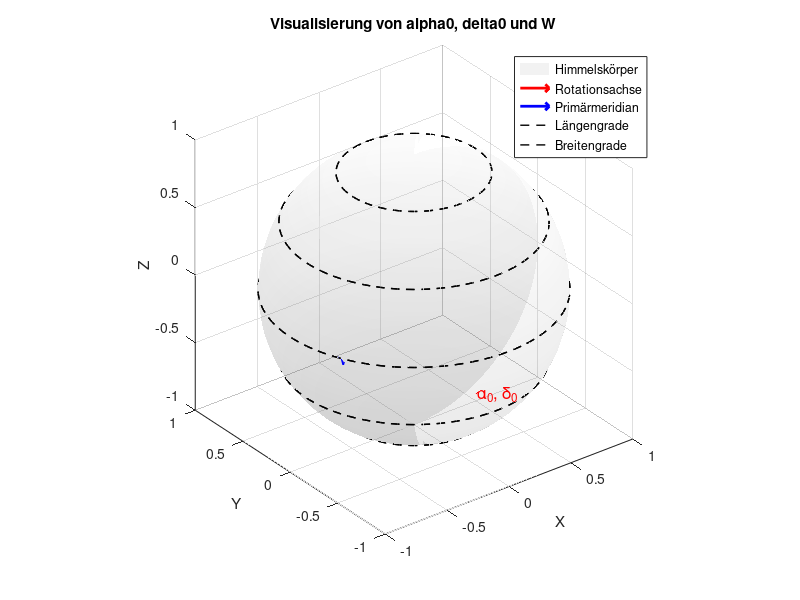

Here is the MATLAB script that generated this plot:
% MATLAB Skript zur Visualisierung von alpha0, delta0 und W

% Clear workspace and command window
clear;
clc;

% Parameterdefinitionen (Beispielwerte für einen Himmelskörper)
alpha0 = 257.31;  % Rektaszension des Nordpols in Grad
delta0 = -15.18;  % Deklination des Nordpols in Grad
W = 203.81;       % Längengrad des Primärmeridians in Grad

% Konvertierung der Winkel in Bogenmaß für Plotfunktionen
alpha0_rad = deg2rad(alpha0);
delta0_rad = deg2rad(delta0);
W_rad = deg2rad(W);

% Erstellen einer Kugel zur Darstellung des Himmelskörpers
[x, y, z] = sphere(50);

% Figur zur Darstellung des Himmelskörpers
figure;
surf(x, y, z, 'FaceAlpha', 0.1, 'EdgeColor', 'none');
hold on;
axis equal;
colormap gray;
title('Visualisierung von alpha0, delta0 und W');

% Plot der Rotationsachse
quiver3(0, 0, 0, cos(delta0_rad) * cos(alpha0_rad), cos(delta0_rad) * sin(alpha0_rad), sin(delta0_rad), 1, 'r', 'LineWidth', 2);
text(cos(delta0_rad) * cos(alpha0_rad), cos(delta0_rad) * sin(alpha0_rad), sin(delta0_rad), '\alpha_0, \delta_0', 'FontSize', 12, 'Color', 'r');

% Plot des Primärmeridians
quiver3(0, 0, 0, cos(W_rad), sin(W_rad), 0, 1, 'b', 'LineWidth', 2);
text(cos(W_rad), sin(W_rad), 0, 'W', 'FontSize', 12, 'Color', 'b');

% Beschriftung der Achsen
xlabel('X');
ylabel('Y');
zlabel('Z');

% Großkreise für alpha (Längengrade)
alpha_values = deg2rad([0, 30, 60, 90, -30, -60, -90]);
theta = linspace(0, 2*pi, 100);
for alpha = alpha_values
    x_gc = cos(alpha) * cos(theta);
    y_gc = cos(alpha) * sin(theta);
    z_gc = sin(alpha) * ones(size(theta));
    plot3(x_gc, y_gc, z_gc, 'k--', 'LineWidth', 1);
end

% Großkreise für delta (Breitengrade)
delta_values = deg2rad([0, 30, 60, 90, -30, -60, -90]);
for delta = delta_values
    x_gc = cos(theta) .* cos(delta);
    y_gc = sin(theta) .* cos(delta);
    z_gc = sin(delta) * ones(size(theta));
    plot3(x_gc, y_gc, z_gc, 'k--', 'LineWidth', 1);
end

% Hinzufügen einer Legende
legend({'Himmelskörper', 'Rotationsachse', 'Primärmeridian', 'Längengrade', 'Breitengrade'}, 'Location', 'northeast');

% Achsenlimits festlegen
xlim([-1 1]);
ylim([-1 1]);
zlim([-1 1]);

% Grid einschalten
grid on;

% Ansicht einstellen
view(3);
rotate3d on;

hold off;
